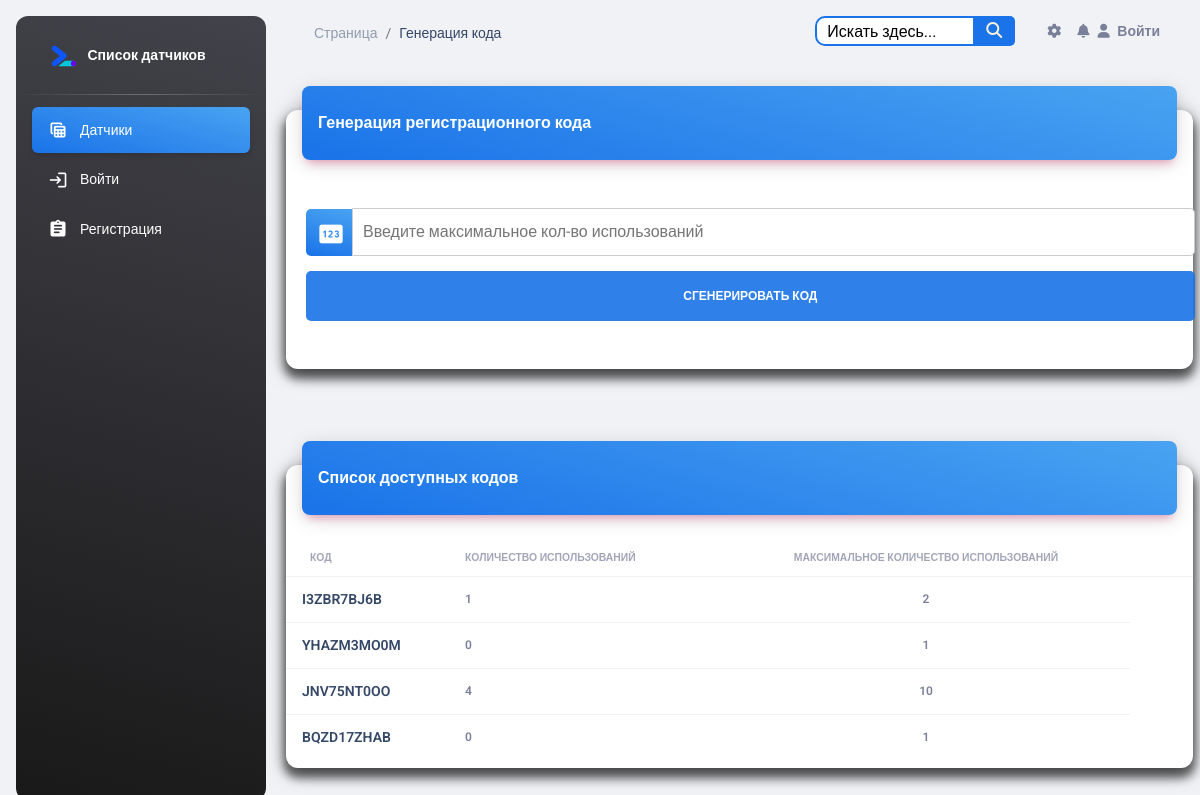
Page /account/generate-code/ on the earlier database version.
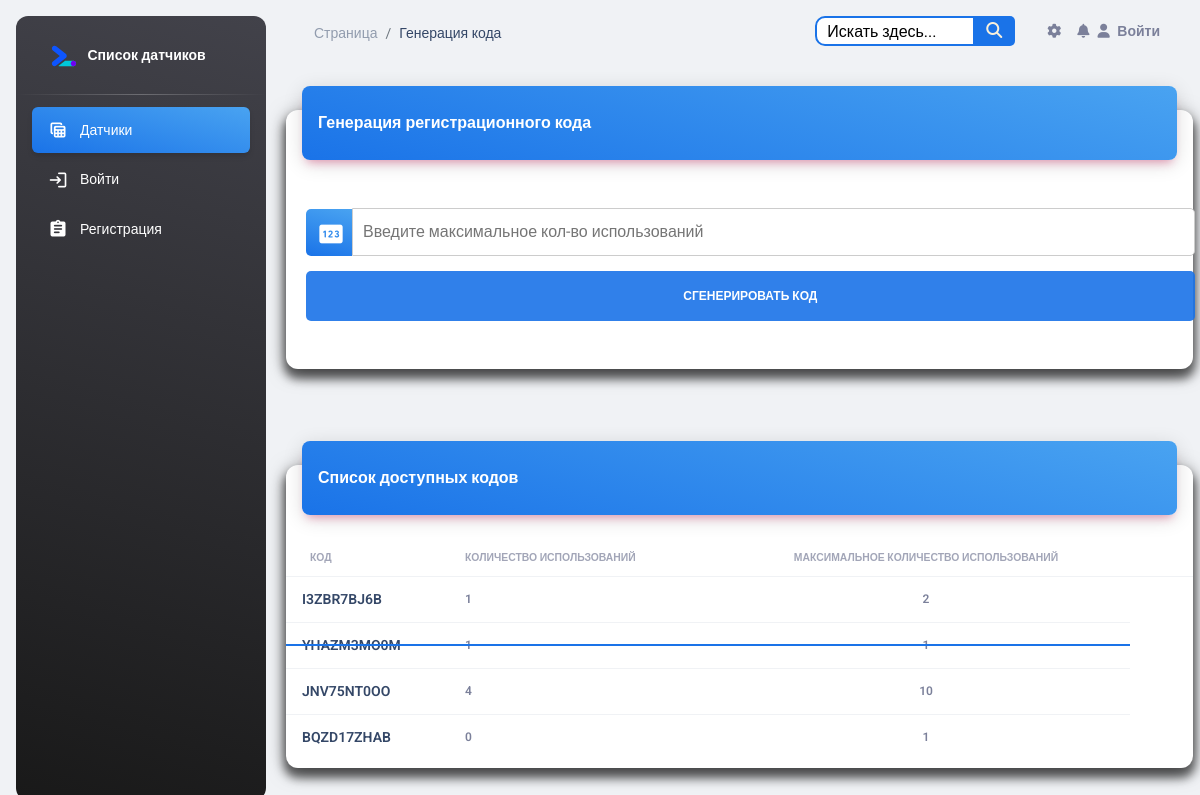
Same page on the later database version.
### account/models.py (models this page shows, shortened)
class RegistrationCode(models.Model):
    code = models.CharField('Код', max_length=10, unique=True)
    usage_count = models.IntegerField('Кол-во использований', default=0)
    max_usages = models.IntegerField('Максимальное кол-во использований')
    class Meta:
        verbose_name = 'Регистрационный код'
        verbose_name_plural = 'Регистрационный код'

### account/views.py (the view, shortened to what this page needs)
# urls.py: path('generate-code/', generate_code_view, name='generate_code'),
def generate_code_view(request):
    codes = RegistrationCode.objects.all()
    return render(request, 'account/generate_code.html', {'codes': codes})

### templates/account/generate_code.html (shortened to what the changed rows need)
{% include 'base.html' %}
{% load static %}
<head>
</head>
<body class="g-sidenav-show  bg-gray-200">
<main class="main-content position-relative max-height-vh-100 h-100 border-radius-lg ">
    <div class="container-fluid py-4">
        <div class="row">
            <div class="col-12">
                <div class="card my-4">
                    <div class="card-body px-0 pb-2">
                        <div class="table-responsive">
                            <table class="table align-items-center mb-0">
                                <thead>
                                <tr>
                                    <th class="text-uppercase text-secondary text-xxs font-weight-bolder opacity-7">
                                        Код
                                    </th>
                                    <th class="text-uppercase text-secondary text-xxs font-weight-bolder opacity-7 ps-2">
                                        Количество использований
                                    </th>
                                    <th class="text-center text-uppercase text-secondary text-xxs font-weight-bolder opacity-7">
                                        Максимальное количество использований
                                    </th>
                                    <th class="text-secondary opacity-7"></th>
                                </tr>
                                </thead>
                                <tbody>
                                {% for code in codes %}
                                    <tr class="{% if code.usage_count >= code.max_usages %}strikethrough{% endif %}">
                                        <td>
                                            <div class="d-flex px-2 py-1">
                                                <div class="d-flex flex-column justify-content-center">
                                                    <h6 class="mb-0 text-sm">{{ code.code }}</h6>
                                                </div>
                                            </div>
                                        </td>
                                        <td class="align-middle">
                                            <span class="text-secondary text-xs font-weight-bold">{{ code.usage_count }}</span>
                                        </td>
                                        <td class="align-middle text-center">
                                            <span class="text-secondary text-xs font-weight-bold">{{ code.max_usages }}</span>
                                        </td>
                                    </tr>
                                {% endfor %}
                                </tbody>
                            </table>
                        </div>
                    </div>
                </div>
            </div>
        </div>
    </div>
</main>
</body>

Differences in the rows shown:
changed RegistrationCode "YHAZM3MO0M": usage_count "0" → "1"
